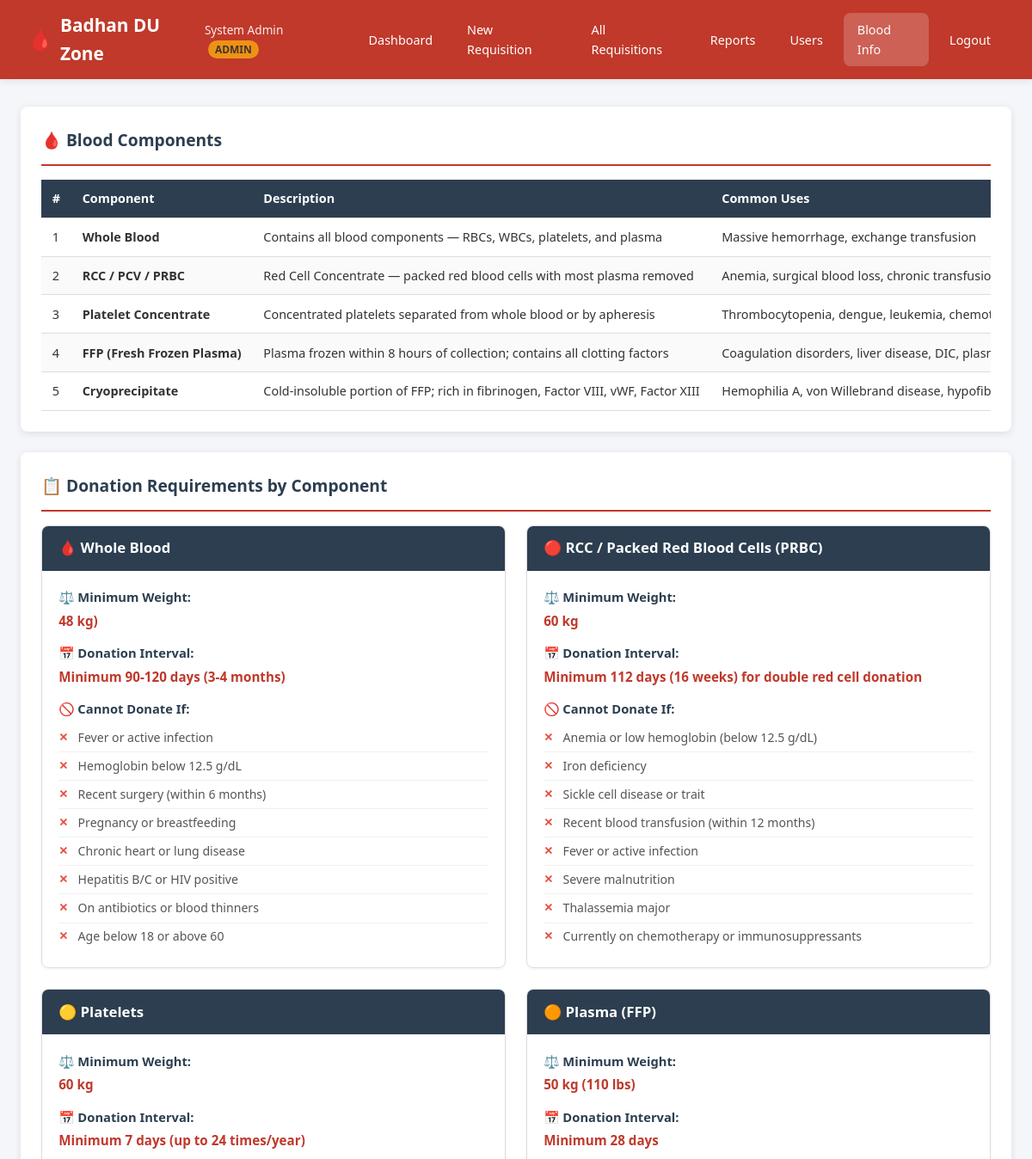
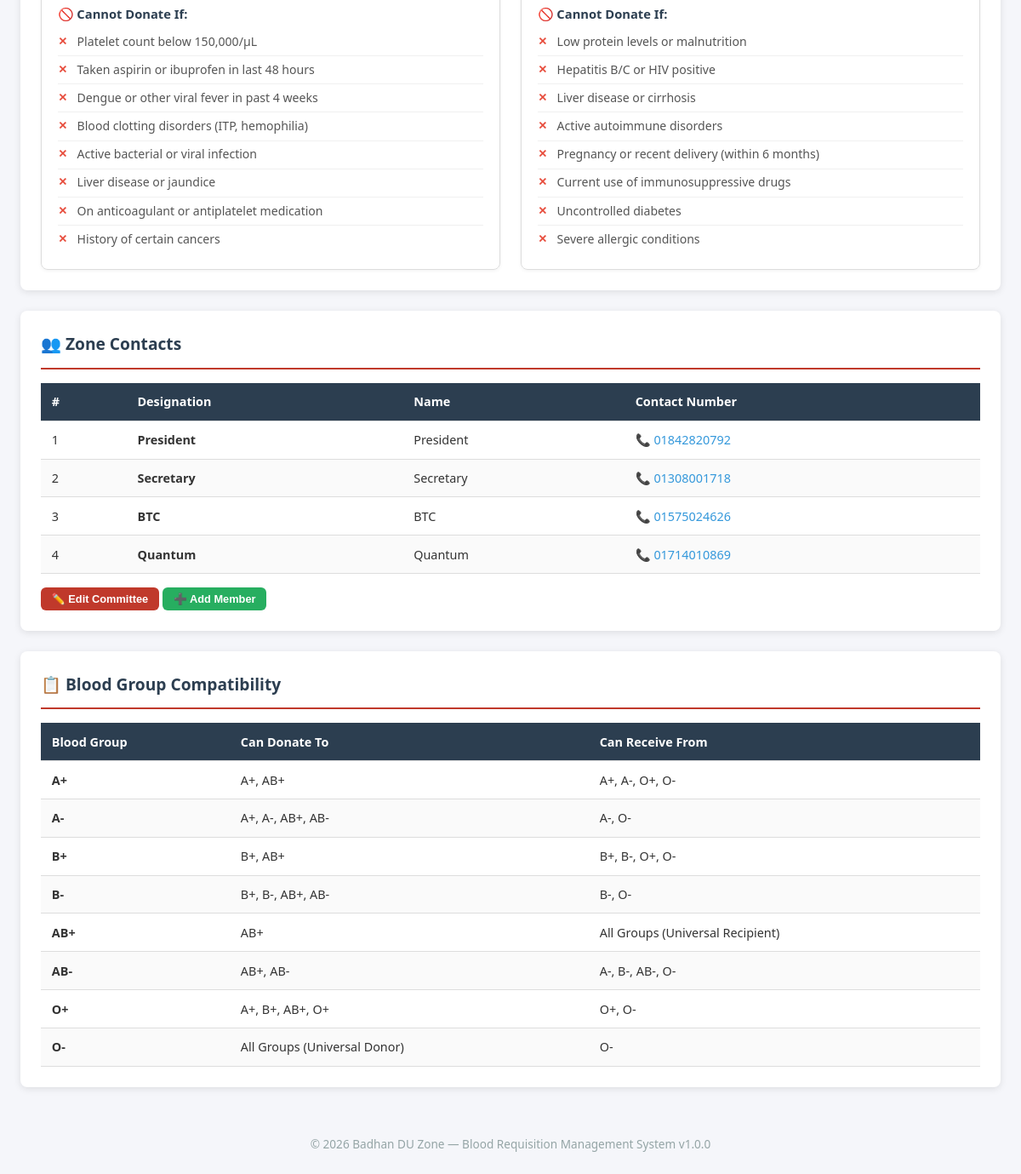
Screenshot of /blood_info.php (signed in) with the database file from the repository (2 pictures, top to bottom).
### tables this page shows
CREATE TABLE IF NOT EXISTS `zone_contacts` (
    `id` INT AUTO_INCREMENT PRIMARY KEY,
    `role` VARCHAR(100) NOT NULL,
    `name` VARCHAR(150) NOT NULL,
    `contact` VARCHAR(20) NOT NULL
);

### includes/functions.php (called while the page is built, shortened)
<?php
function getZoneCommittee(): array
{
    $pdo = getDBConnection();
    return $pdo->query("SELECT * FROM zone_contacts ORDER BY id")->fetchAll();
}

### includes/auth.php (called while the page is built, shortened)
<?php
function getUserRole(): string
{
    return $_SESSION['role'] ?? '';
}
function isAdmin(): bool
{
    return getUserRole() === 'admin';
}

### blood_info.php (the view, shortened to what this page needs)
<?php
require_once __DIR__ . '/includes/header.php';
require_once __DIR__ . '/includes/functions.php';
$committee = getZoneCommittee();
?>
<div class="container">
    <div class="card">
        <div class="card-header">🩸 Blood Components</div>
        <div class="table-responsive">
            <table>
                <thead>
                    <tr>
                        <th>#</th>
                        <th>Component</th>
                        <th>Description</th>
                        <th>Common Uses</th>
                    </tr>
                </thead>
                <tbody>
                    <tr>
                        <td>1</td>
                        <td><strong>Whole Blood</strong></td>
                        <td>Contains all blood components — RBCs, WBCs, platelets, and plasma</td>
                        <td>Massive hemorrhage, exchange transfusion</td>
                    </tr>
                    <tr>
                        <td>2</td>
                        <td><strong>RCC / PCV / PRBC</strong></td>
                        <td>Red Cell Concentrate — packed red blood cells with most plasma removed</td>
                        <td>Anemia, surgical blood loss, chronic transfusion</td>
                    </tr>
                    <tr>
                        <td>3</td>
                        <td><strong>Platelet Concentrate</strong></td>
                        <td>Concentrated platelets separated from whole blood or by apheresis</td>
                        <td>Thrombocytopenia, dengue, leukemia, chemotherapy</td>
                    </tr>
                    <tr>
                        <td>4</td>
                        <td><strong>FFP (Fresh Frozen Plasma)</strong></td>
                        <td>Plasma frozen within 8 hours of collection; contains all clotting factors</td>
                        <td>Coagulation disorders, liver disease, DIC, plasma exchange</td>
                    </tr>
                    <tr>
                        <td>5</td>
                        <td><strong>Cryoprecipitate</strong></td>
                        <td>Cold-insoluble portion of FFP; rich in fibrinogen, Factor VIII, vWF, Factor XIII</td>
                        <td>Hemophilia A, von Willebrand disease, hypofibrinogenemia</td>
                    </tr>
                </tbody>
            </table>
        </div>
    </div>
    <div class="card">
        <div class="card-header">📋 Donation Requirements by Component</div>
        <div class="donation-info-grid">
            <div class="donation-info-card">
                <div class="donation-info-header">🩸 Whole Blood</div>
                <div class="donation-info-body">
                    <div class="info-item">
                        <span class="info-label">⚖️ Minimum Weight:</span>
                        <span class="info-value">48 kg)</span>
                    </div>
                    <div class="info-item">
                        <span class="info-label">📅 Donation Interval:</span>
                        <span class="info-value">Minimum 90-120 days (3-4 months)</span>
                    </div>
                    <div class="info-item">
                        <span class="info-label">🚫 Cannot Donate If:</span>
                        <ul class="cannot-donate-list">
                            <li>Fever or active infection</li>
                            <li>Hemoglobin below 12.5 g/dL</li>
                            <li>Recent surgery (within 6 months)</li>
                            <li>Pregnancy or breastfeeding</li>
                            <li>Chronic heart or lung disease</li>
                            <li>Hepatitis B/C or HIV positive</li>
                            <li>On antibiotics or blood thinners</li>
                            <li>Age below 18 or above 60</li>
                        </ul>
                    </div>
                </div>
            </div>
            <div class="donation-info-card">
                <div class="donation-info-header">🔴 RCC / Packed Red Blood Cells (PRBC)</div>
                <div class="donation-info-body">
                    <div class="info-item">
                        <span class="info-label">⚖️ Minimum Weight:</span>
                        <span class="info-value">60 kg</span>
                    </div>
                    <div class="info-item">
                        <span class="info-label">📅 Donation Interval:</span>
                        <span class="info-value">Minimum 112 days (16 weeks) for double red cell donation</span>
                    </div>
                    <div class="info-item">
                        <span class="info-label">🚫 Cannot Donate If:</span>
                        <ul class="cannot-donate-list">
                            <li>Anemia or low hemoglobin (below 12.5 g/dL)</li>
                            <li>Iron deficiency</li>
                            <li>Sickle cell disease or trait</li>
                            <li>Recent blood transfusion (within 12 months)</li>
                            <li>Fever or active infection</li>
                            <li>Severe malnutrition</li>
                            <li>Thalassemia major</li>
                            <li>Currently on chemotherapy or immunosuppressants</li>
                        </ul>
                    </div>
                </div>
            </div>
            <div class="donation-info-card">
                <div class="donation-info-header">🟡 Platelets</div>
                <div class="donation-info-body">
                    <div class="info-item">
                        <span class="info-label">⚖️ Minimum Weight:</span>
                        <span class="info-value">60 kg</span>
                    </div>
                    <div class="info-item">
                        <span class="info-label">📅 Donation Interval:</span>
                        <span class="info-value">Minimum 7 days (up to 24 times/year)</span>
                    </div>
                    <div class="info-item">
                        <span class="info-label">🚫 Cannot Donate If:</span>
                        <ul class="cannot-donate-list">
                            <li>Platelet count below 150,000/μL</li>
                            <li>Taken aspirin or ibuprofen in last 48 hours</li>
                            <li>Dengue or other viral fever in past 4 weeks</li>
                            <li>Blood clotting disorders (ITP, hemophilia)</li>
                            <li>Active bacterial or viral infection</li>
                            <li>Liver disease or jaundice</li>
                            <li>On anticoagulant or antiplatelet medication</li>
                            <li>History of certain cancers</li>
                        </ul>
                    </div>
                </div>
            </div>
            <div class="donation-info-card">
                <div class="donation-info-header">🟠 Plasma (FFP)</div>
                <div class="donation-info-body">
                    <div class="info-item">
                        <span class="info-label">⚖️ Minimum Weight:</span>
                        <span class="info-value">50 kg (110 lbs)</span>
                    </div>
                    <div class="info-item">
                        <span class="info-label">📅 Donation Interval:</span>
                        <span class="info-value">Minimum 28 days</span>
                    </div>
                    <div class="info-item">
                        <span class="info-label">🚫 Cannot Donate If:</span>
                        <ul class="cannot-donate-list">
                            <li>Low protein levels or malnutrition</li>
                            <li>Hepatitis B/C or HIV positive</li>
                            <li>Liver disease or cirrhosis</li>
                            <li>Active autoimmune disorders</li>
                            <li>Pregnancy or recent delivery (within 6 months)</li>
                            <li>Current use of immunosuppressive drugs</li>
                            <li>Uncontrolled diabetes</li>
                            <li>Severe allergic conditions</li>
                        </ul>
                    </div>
                </div>
            </div>
        </div>
    </div>
    <div class="card">
        <div class="card-header">👥 Zone Contacts</div>
        <?php if (empty($committee)): ?>
            <div class="flash info">No data available.</div>
        <?php else: ?>
        <div class="table-responsive">
            <table>
                <thead>
                    <tr>
                        <th>#</th>
                        <th>Designation</th>
                        <th>Name</th>
                        <th>Contact Number</th>
                    </tr>
                </thead>
                <tbody>
                    <?php foreach ($committee as $i => $c): ?>
                    <tr>
                        <td><?= $i + 1 ?></td>
                        <td><strong><?= htmlspecialchars($c['role']) ?></strong></td>
                        <td><?= htmlspecialchars($c['name']) ?></td>
                        <td>
                            <a href="tel:<?= htmlspecialchars($c['contact']) ?>" style="color: var(--info); text-decoration: none;">
                                📞 <?= htmlspecialchars($c['contact']) ?>
                            </a>
                        </td>
                    </tr>
                    <?php endforeach; ?>
                </tbody>
            </table>
        </div>
        <?php endif; ?>
        <?php if (isAdmin()): ?>
        <div style="margin-top: 1rem;">
            <button class="btn btn-primary btn-sm" onclick="document.getElementById('updateCommitteeModal').style.display='flex'">
                ✏️ Edit Committee
            </button>
            <button class="btn btn-success btn-sm" onclick="document.getElementById('addCommitteeModal').style.display='flex'">
                ➕ Add Member
            </button>
        </div>
        <?php endif; ?>
    </div>
    <div class="card">
        <div class="card-header">📋 Blood Group Compatibility</div>
        <div class="table-responsive">
            <table>
                <thead>
                    <tr>
                        <th>Blood Group</th>
                        <th>Can Donate To</th>
                        <th>Can Receive From</th>
                    </tr>
                </thead>
                <tbody>
                    <tr><td><strong>A+</strong></td><td>A+, AB+</td><td>A+, A-, O+, O-</td></tr>
                    <tr><td><strong>A-</strong></td><td>A+, A-, AB+, AB-</td><td>A-, O-</td></tr>
                    <tr><td><strong>B+</strong></td><td>B+, AB+</td><td>B+, B-, O+, O-</td></tr>
                    <tr><td><strong>B-</strong></td><td>B+, B-, AB+, AB-</td><td>B-, O-</td></tr>
                    <tr><td><strong>AB+</strong></td><td>AB+</td><td>All Groups (Universal Recipient)</td></tr>
                    <tr><td><strong>AB-</strong></td><td>AB+, AB-</td><td>A-, B-, AB-, O-</td></tr>
                    <tr><td><strong>O+</strong></td><td>A+, B+, AB+, O+</td><td>O+, O-</td></tr>
                    <tr><td><strong>O-</strong></td><td>All Groups (Universal Donor)</td><td>O-</td></tr>
                </tbody>
            </table>
        </div>
    </div>
</div>
<?php require_once __DIR__ . '/includes/footer.php'; ?>

### rows the page displays
zone_contacts: role "President", name "President", contact "01842820792"
zone_contacts: role "Secretary", name "Secretary", contact "01308001718"
zone_contacts: role "BTC", name "BTC", contact "01575024626"
zone_contacts: role "Quantum", name "Quantum", contact "01714010869"

### other values shown
getUserName() "System Admin"
getUserRole() "ADMIN"
APP_VERSION "1.0.0"
